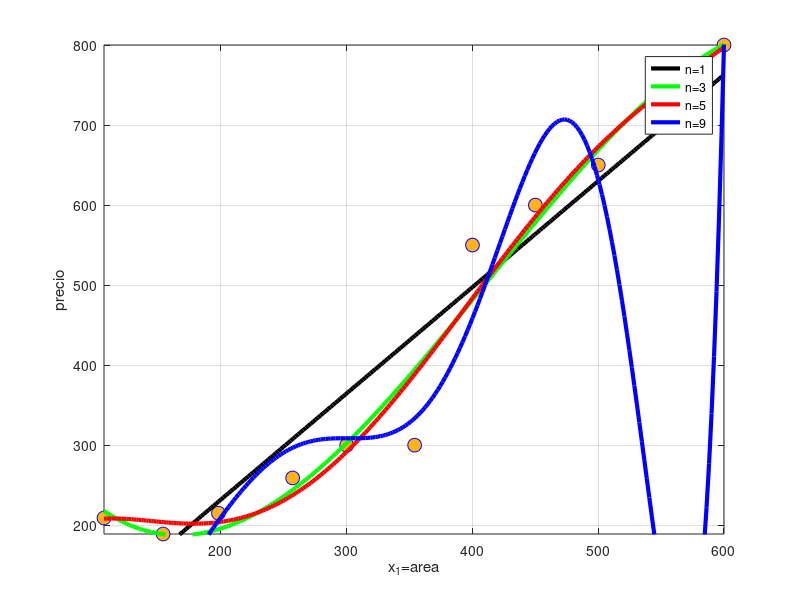

Here is the MATLAB script that generated this plot:
#!/usr/bin/octave-cli --persist

## (C) 2020 Pablo Alvarado
## EL5852 Introducción al Reconocimiento de Patrones
## Escuela de Ingeniería Electrónica
## Tecnológico de Costa Rica

## --------------------------------------------------------------------
## Polynomial regression
##
## WITH NORMALIZATION AND DATA CENTERING
##
## Implementation of J and gradJ for the general linear case
## --------------------------------------------------------------------

pkg load optim;

% Evaluate the hypothesis with all x given
function y=evalhyp(x,theta)
  XX=bsxfun(@power,x,0:length(theta)-1);
  y=XX*theta;
endfunction;

function theta=regress(D,O)
  # Construct the design matrix with the original data
  Xo=bsxfun(@power,D(:,1),(0:O));

  # The outputs vector with the original data
  Yo=D(:,4);

  # Normal equations
  theta=pinv(Xo)*Yo;
endfunction;

# Data stored each sample in a row, where the last row is the label
D=load("escazu.dat");

## Limits for plot of regressed lines
minArea = min(D(:,1));
maxArea = max(D(:,1));
minPrice= min(D(:,4));
maxPrice= max(D(:,4));

areas=linspace(minArea,maxArea,250)';

figure(1,"name","Regression on raw data");
hold off;
plot(D(:,1),D(:,4),"ob","markersize",10,"markerfacecolor",[1,0.7,0.1]); ## Original data points
hold on;

plot(areas,evalhyp(areas,regress(D,1)),'k;n=1;','linewidth',3);
plot(areas,evalhyp(areas,regress(D,3)),'g;n=3;','linewidth',3);
plot(areas,evalhyp(areas,regress(D,5)),'r;n=5;','linewidth',3);
plot(areas,evalhyp(areas,regress(D,9)),'b;n=9;','linewidth',3);

axis([minArea maxArea minPrice maxPrice]);  
xlabel('{x_1=area}');
ylabel("precio");
grid
